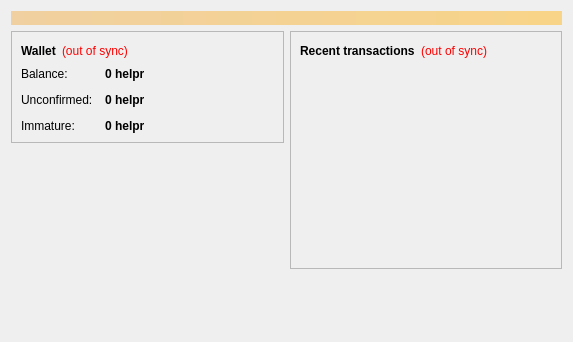
<?xml version="1.0" encoding="UTF-8"?>
<ui version="4.0">
 <class>OverviewPage</class>
 <widget class="QWidget" name="OverviewPage">
  <property name="geometry">
   <rect>
    <x>0</x>
    <y>0</y>
    <width>573</width>
    <height>342</height>
   </rect>
  </property>
  <property name="windowTitle">
   <string>Form</string>
  </property>
  <layout class="QVBoxLayout" name="topLayout">
   <item>
    <widget class="QLabel" name="labelAlerts">
     <property name="visible">
      <bool>false</bool>
     </property>
     <property name="styleSheet">
      <string notr="true">background-color: qlineargradient(x1: 0, y1: 0, x2: 1, y2: 0, stop:0 #F0D0A0, stop:1 #F8D488); color:#000000;</string>
     </property>
     <property name="wordWrap">
      <bool>true</bool>
     </property>
     <property name="margin">
      <number>3</number>
     </property>
    </widget>
   </item>
   <item>
    <layout class="QHBoxLayout" name="horizontalLayout" stretch="1,1">
     <item>
      <layout class="QVBoxLayout" name="verticalLayout_2">
       <item>
        <widget class="QFrame" name="frame">
         <property name="frameShape">
          <enum>QFrame::StyledPanel</enum>
         </property>
         <property name="frameShadow">
          <enum>QFrame::Raised</enum>
         </property>
         <layout class="QVBoxLayout" name="verticalLayout_4">
          <item>
           <layout class="QHBoxLayout" name="horizontalLayout_4">
            <item>
             <widget class="QLabel" name="label_5">
              <property name="font">
               <font>
                <weight>75</weight>
                <bold>true</bold>
               </font>
              </property>
              <property name="text">
               <string>Wallet</string>
              </property>
             </widget>
            </item>
            <item>
             <widget class="QLabel" name="labelWalletStatus">
              <property name="toolTip">
               <string>The displayed information may be out of date. Your wallet automatically synchronizes with the HelperCoin network after a connection is established, but this process has not completed yet.</string>
              </property>
              <property name="styleSheet">
               <string notr="true">QLabel { color: red; }</string>
              </property>
              <property name="text">
               <string notr="true">(out of sync)</string>
              </property>
              <property name="alignment">
               <set>Qt::AlignLeading|Qt::AlignLeft|Qt::AlignVCenter</set>
              </property>
             </widget>
            </item>
            <item>
             <spacer name="horizontalSpacer_2">
              <property name="orientation">
               <enum>Qt::Horizontal</enum>
              </property>
              <property name="sizeHint" stdset="0">
               <size>
                <width>40</width>
                <height>20</height>
               </size>
              </property>
             </spacer>
            </item>
           </layout>
          </item>
          <item>
           <layout class="QFormLayout" name="formLayout_2">
            <property name="fieldGrowthPolicy">
             <enum>QFormLayout::AllNonFixedFieldsGrow</enum>
            </property>
            <property name="horizontalSpacing">
             <number>12</number>
            </property>
            <property name="verticalSpacing">
             <number>12</number>
            </property>
            <item row="0" column="0">
             <widget class="QLabel" name="label">
              <property name="text">
               <string>Balance:</string>
              </property>
             </widget>
            </item>
            <item row="0" column="1">
             <widget class="QLabel" name="labelBalance">
              <property name="font">
               <font>
                <weight>75</weight>
                <bold>true</bold>
               </font>
              </property>
              <property name="cursor">
               <cursorShape>IBeamCursor</cursorShape>
              </property>
              <property name="toolTip">
               <string>Your current balance</string>
              </property>
              <property name="text">
               <string notr="true">0 helpr</string>
              </property>
              <property name="textInteractionFlags">
               <set>Qt::LinksAccessibleByMouse|Qt::TextSelectableByKeyboard|Qt::TextSelectableByMouse</set>
              </property>
             </widget>
            </item>
            <item row="1" column="0">
             <widget class="QLabel" name="label_3">
              <property name="text">
               <string>Unconfirmed:</string>
              </property>
             </widget>
            </item>
            <item row="1" column="1">
             <widget class="QLabel" name="labelUnconfirmed">
              <property name="font">
               <font>
                <weight>75</weight>
                <bold>true</bold>
               </font>
              </property>
              <property name="cursor">
               <cursorShape>IBeamCursor</cursorShape>
              </property>
              <property name="toolTip">
               <string>Total of transactions that have yet to be confirmed, and do not yet count toward the current balance</string>
              </property>
              <property name="text">
               <string notr="true">0 helpr</string>
              </property>
              <property name="textInteractionFlags">
               <set>Qt::LinksAccessibleByMouse|Qt::TextSelectableByKeyboard|Qt::TextSelectableByMouse</set>
              </property>
             </widget>
            </item>
            <item row="2" column="0">
             <widget class="QLabel" name="labelImmatureText">
              <property name="text">
               <string>Immature:</string>
              </property>
             </widget>
            </item>
            <item row="2" column="1">
             <widget class="QLabel" name="labelImmature">
              <property name="font">
               <font>
                <weight>75</weight>
                <bold>true</bold>
               </font>
              </property>
              <property name="toolTip">
               <string>Mined balance that has not yet matured</string>
              </property>
              <property name="text">
               <string notr="true">0 helpr</string>
              </property>
              <property name="textInteractionFlags">
               <set>Qt::LinksAccessibleByMouse|Qt::TextSelectableByKeyboard|Qt::TextSelectableByMouse</set>
              </property>
             </widget>
            </item>
           </layout>
          </item>
         </layout>
        </widget>
       </item>
       <item>
        <spacer name="verticalSpacer">
         <property name="orientation">
          <enum>Qt::Vertical</enum>
         </property>
         <property name="sizeHint" stdset="0">
          <size>
           <width>20</width>
           <height>40</height>
          </size>
         </property>
        </spacer>
       </item>
      </layout>
     </item>
     <item>
      <layout class="QVBoxLayout" name="verticalLayout_3">
       <item>
        <widget class="QFrame" name="frame_2">
         <property name="frameShape">
          <enum>QFrame::StyledPanel</enum>
         </property>
         <property name="frameShadow">
          <enum>QFrame::Raised</enum>
         </property>
         <layout class="QVBoxLayout" name="verticalLayout">
          <item>
           <layout class="QHBoxLayout" name="horizontalLayout_2">
            <item>
             <widget class="QLabel" name="label_4">
              <property name="text">
               <string>&lt;b&gt;Recent transactions&lt;/b&gt;</string>
              </property>
             </widget>
            </item>
            <item>
             <widget class="QLabel" name="labelTransactionsStatus">
              <property name="toolTip">
               <string>The displayed information may be out of date. Your wallet automatically synchronizes with the HelperCoin network after a connection is established, but this process has not completed yet.</string>
              </property>
              <property name="styleSheet">
               <string notr="true">QLabel { color: red; }</string>
              </property>
              <property name="text">
               <string notr="true">(out of sync)</string>
              </property>
              <property name="alignment">
               <set>Qt::AlignRight|Qt::AlignTrailing|Qt::AlignVCenter</set>
              </property>
             </widget>
            </item>
            <item>
             <spacer name="horizontalSpacer">
              <property name="orientation">
               <enum>Qt::Horizontal</enum>
              </property>
              <property name="sizeHint" stdset="0">
               <size>
                <width>40</width>
                <height>20</height>
               </size>
              </property>
             </spacer>
            </item>
           </layout>
          </item>
          <item>
           <widget class="QListView" name="listTransactions">
            <property name="styleSheet">
             <string notr="true">QListView { background: transparent; }</string>
            </property>
            <property name="frameShape">
             <enum>QFrame::NoFrame</enum>
            </property>
            <property name="verticalScrollBarPolicy">
             <enum>Qt::ScrollBarAlwaysOff</enum>
            </property>
            <property name="horizontalScrollBarPolicy">
             <enum>Qt::ScrollBarAlwaysOff</enum>
            </property>
            <property name="selectionMode">
             <enum>QAbstractItemView::NoSelection</enum>
            </property>
           </widget>
          </item>
         </layout>
        </widget>
       </item>
       <item>
        <spacer name="verticalSpacer_2">
         <property name="orientation">
          <enum>Qt::Vertical</enum>
         </property>
         <property name="sizeHint" stdset="0">
          <size>
           <width>20</width>
           <height>40</height>
          </size>
         </property>
        </spacer>
       </item>
      </layout>
     </item>
    </layout>
   </item>
  </layout>
 </widget>
 <resources/>
 <connections/>
</ui>
